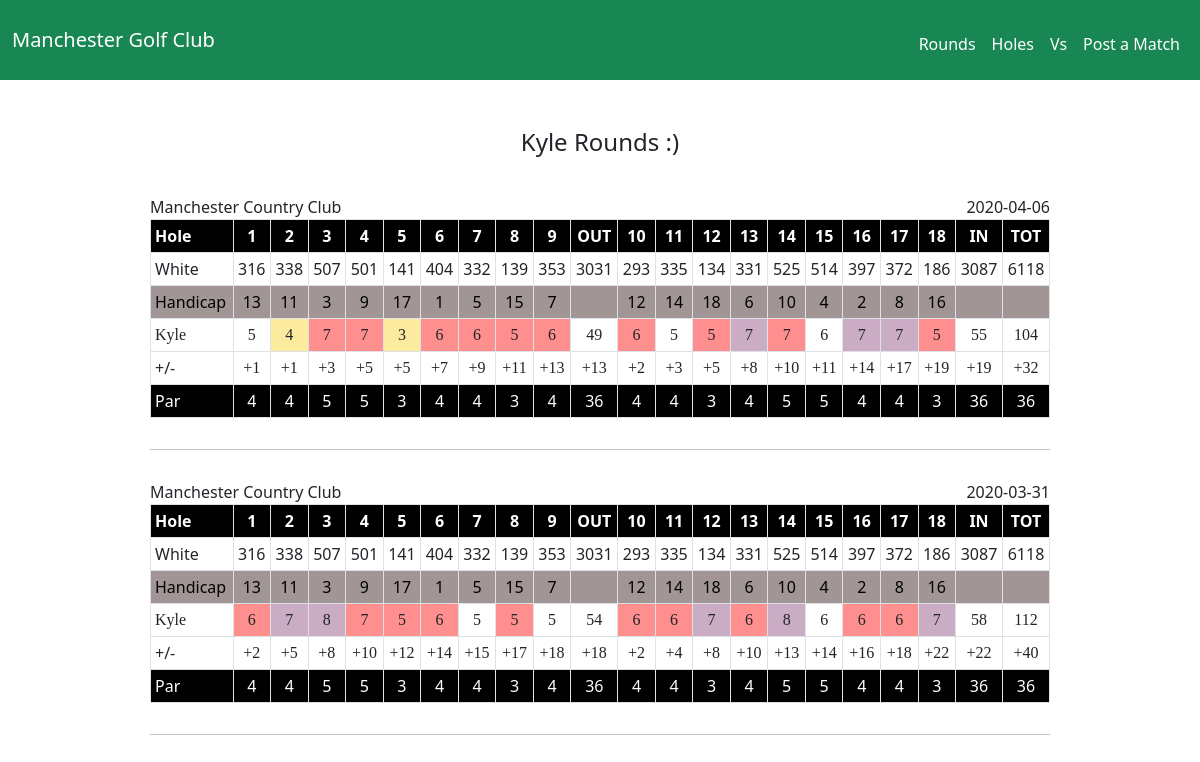
Page /rounds/Kyle on the committed database.
### tables this page shows
CREATE TABLE golfers (id INTEGER PRIMARY KEY AUTOINCREMENT NOT NULL, name TEXT NOT NULL);

CREATE TABLE courses (id INTEGER PRIMARY KEY AUTOINCREMENT NOT NULL, name TEXT NOT NULL, par INTEGER, rating REAL, slope REAL, yards REAL, city TEXT NOT NULL, state TEXT NOT NULL, front INTEGER, back INTEGER, total INTEGER, par_front INTEGER, par_back INTEGER, par_total INTEGER, tees TEXT NOT NULL DEFAULT "White");

CREATE TABLE "rounds" (id INTEGER PRIMARY KEY AUTOINCREMENT NOT NULL, golfer_id INTEGER, course_id INTEGER, date TEXT, "one" INTEGER, two INTEGER, three INTEGER, four INTEGER, five INTEGER, six INTEGER, seven INTEGER, eight INTEGER, nine INTEGER, ten INTEGER, eleven INTEGER, twelve INTEGER, thirteen INTEGER, fourteen INTEGER, fifteen INTEGER, sixteen INTEGER, seventeen INTEGER, eighteen INTEGER, match_id INTEGER, FOREIGN KEY (golfer_id) REFERENCES golfers(id), FOREIGN KEY (course_id) REFERENCES courses(id));

CREATE TABLE "holes" (id INTEGER PRIMARY KEY AUTOINCREMENT NOT NULL, course_id INTEGER, hole_number INTEGER, par INTEGER, yardage INTEGER, handicap INTEGER, FOREIGN KEY(course_id) REFERENCES courses (id));

### app.py (the view)
@app.route("/rounds", methods=["GET", "POST"])
@app.route("/rounds/<golfer_name>", methods=["GET", "POST"]) # Offer alternative rounds link (to click through via homepage)
def rounds(golfer_name="lampsha"):
    if request.method == "POST":
        golfer_name = request.form.get("golfer_name")
        if golfer_name == None:
            return render_template("apology.html", message="Please select a golfer") # Ensure a golfer was selected
        golfers_rounds = get_rounds(golfer_name)
        scorecards = get_scorecards(golfers_rounds, golfer_name)
        return render_template("rounds.html", scorecards=scorecards, golfer_name=golfer_name)
    else:
        golfers = get_golfers()
        for golfer in golfers:
            if golfer['golfer_name'] == golfer_name: # Check if user accessed the page via a legit golfer
                golfers_rounds = get_rounds(golfer_name)
                scorecards = get_scorecards(golfers_rounds, golfer_name)
                return render_template("rounds.html", scorecards=scorecards, golfer_name=golfer_name)
        else:
            return render_template("round_request.html", golfers=golfers) # Offer a list of golfers to select from

### golf.py (called while the page is built)
def par_shift(score:int) -> str:
    if score == 0:
        return ("E")
    elif score > 0:
        score = round(score)
        return ("+{}".format(score))
    else:
        return str(score)

def get_golfers() -> list:
    golfers = []
    golfer_query = cur.execute("SELECT name FROM golfers ORDER BY name")
    golfer_query = golfer_query.fetchall()
    for golfer in golfer_query:
        golfers.append({"golfer_name": golfer[0]})
    return golfers

def get_rounds(golfer:str) -> list:
    rounds = []
    statement = "SELECT id FROM golfers WHERE name = (?)"
    params = [golfer]
    id_query = cur.execute(statement, params)
    id_query = id_query.fetchone()[0]
    statement = "SELECT * FROM rounds WHERE golfer_id = (?) ORDER BY date DESC"
    params = [id_query]
    round_query = cur.execute(statement, params)
    rounds = round_query.fetchall()
    return rounds

def get_holes(course:tuple) -> list:
    hole_query = cur.execute("SELECT * FROM holes WHERE course_id = (?) ORDER BY hole_number", (course[2],))
    holes = hole_query.fetchall()
    return holes

def get_course_info(course:tuple) -> list:
    course_query = cur.execute("SELECT * FROM courses WHERE id = (?)", (course[2],))
    course_info = course_query.fetchall()
    return course_info

def get_yardages(course_info:list, holes:list) -> list:
    yardages = []
    for i in range(len(holes)):
        yardages.append(holes[i][4])
    yardages.append(sum(yardages))
    yardages.insert(9, sum(yardages[:9]))
    yardages.insert(19, sum(yardages[10:19]))
    yardages.insert(0, course_info[0][14])
    return yardages

def get_handicaps(course:list) -> list:
    handicaps = []
    for i in range(len(course)):
        handicaps.append(course[i][5])
    return handicaps

def get_strokes(match:tuple, golfer:str) -> list:
    strokes = []
    for i in range(18):
        strokes.append(match[i + 4])
    strokes.append(round(sum(strokes), 1))
    strokes.insert(9, round(sum(strokes[:9]), 1))
    strokes.insert(19, round(sum(strokes[10:19]), 1))
    strokes.insert(0, golfer)
    return strokes

def get_pars(holes:list) -> list:
    pars = []
    for i in range(18):
        pars.append(holes[i][3])
    pars.insert(9, sum(pars[:9]))
    pars.append(sum(pars[10:19]))
    pars.append(pars[9])
    return pars

### templates/rounds.html (shortened to what this page needs)
{% extends "layout.html" %}
{% block main %}
<h4>{{ golfer_name }} Rounds :)</h4>
<div id="content" class="container-sm">
    {% for scorecard in scorecards %}
    <div id="scorecard" class="scorecard">
        <p class="scorecard-course-name">{{ scorecard.course_name }}</p>
        <p class="scorecard-course-date">{{ scorecard.round_date }}</p>
        <table class="table table-sm table-bordered">
            <tr class="holes-row">
                <th class="scorecard-header">Hole</th>
                {% for i in range(9) %}
                    <th>{{ i + 1 }}</th>
                {% endfor %}
                    <th>OUT</th>
                {% for i in range(9) %}
                    <th>{{ i + 10 }}</th>
                {% endfor %}
                    <th>IN</th>
                    <th>TOT</th>
            </tr>
            <tr>
                <td class="scorecard-header">{{ scorecard.yardages[0] }}</td>
                {% for yard in scorecard.yardages[1:] %}
                    <td>{{ yard }}</td>
                {% endfor %}
            </tr>
            <tr class="handicap-row">
                <td class="scorecard-header">Handicap</td>
                {% for handicap in scorecard.handicaps[:9] %}
                    <td>{{ handicap }}</td>
                {% endfor %}
                    <td></td>
                {% for handicap in scorecard.handicaps[9:] %}
                    <td>{{ handicap }}</td>
                {% endfor %}
                {% for i in range(2) %}
                    <td></td>
                {% endfor %}
            </tr>
            <tr class="handwritten-score">
                <td class="scorecard-header">{{ scorecard.strokes[0] }}</td>
                {% for stroke in scorecard.strokes[1:10] %}
                    {% if stroke - scorecard.pars[loop.index - 1] >= 3 %}
                        <td class="triple-bogey-or-worse">{{ stroke }}</td>
                    {% elif stroke - scorecard.pars[loop.index - 1] == 2 %}
                        <td class="double-bogey">{{ stroke }}</td>
                    {% elif stroke - scorecard.pars[loop.index - 1] == 0 %}
                        <td class="par">{{ stroke }}</td>
                    {% elif stroke - scorecard.pars[loop.index - 1] <= 0 %}
                        <td class="birdie-or-better">{{ stroke }}</td>
                    {% else %}
                        <td>{{ stroke }}</td>
                    {% endif %}
                {% endfor %}
                <td>{{ scorecard.strokes[10] }}</td>
                {% for stroke in scorecard.strokes[11:20] %}
                    {% if stroke - scorecard.pars[loop.index + 9] >= 3 %}
                        <td class="triple-bogey-or-worse">{{ stroke }}</td>
                    {% elif stroke - scorecard.pars[loop.index + 9] == 2 %}
                        <td class="double-bogey">{{ stroke }}</td>
                    {% elif stroke - scorecard.pars[loop.index + 9] == 0 %}
                        <td class="par">{{ stroke }}</td>
                    {% elif stroke - scorecard.pars[loop.index + 9] <= 0 %}
                        <td class="birdie-or-better">{{ stroke }}</td>
                    {% else %}
                        <td>{{ stroke }}</td>
                    {% endif %}
                {% endfor %}
                <td>{{ scorecard.strokes[20] }}</td>
                <td>{{ scorecard.strokes[21] }}</td>
            </tr>
            <tr>
                <td class="scorecard-header">+/-</td>
                {% for par in scorecard.to_pars %}
                    <td class="handwritten-score">{{ par }}</td>
                {% endfor %}
            </tr>
            <tr class="holes-row">
                <td class="scorecard-header">Par</td>
                {% for par in scorecard.pars %}
                    <td>{{ par }}</td>
                {% endfor %}
            </tr>
        </table>
    </div>
    {% endfor %}
</div>
{% endblock %}

### static/styles.css (style rules this page uses)
body { background-color: white; }
.scorecard { margin: 0 auto; width: 900px; font-size: medium; text-align: center; padding-top: 30px; padding-bottom: 15px; border-bottom: #cac2c2 1px solid; }
.holes-row { background-color: black; text-align: center; color:white; }
td.triple-bogey-or-worse { background-color: #caadc5; }
td.par { background-color: #fceb9e; }
td.double-bogey { background-color: #ff8f8f; }
.scorecard-header { text-align: left; }
.handicap-row { text-align: center; background-color: rgb(161, 149, 149); color: black; }
.scorecard-course-name { margin: 0px; float: left; }
.scorecard-course-date { margin: 0px; float: right; }
.handwritten-score { font-family: ink free; font-weight: semibold; }

### rows in the picture
golfers: name "Kyle", course_name "Manchester Country Club", round_date "2020-04-06", i "1" "2" "3" "4" "5" "6" "7" "8" "9" "1" "2" "3" "4" "5" "6" "7" "8" "9", i "10" "11" "12" "13" "14" "15" "16" "17" "18" "10" "11" "12" "13" "14" "15" "16" "17" "18", tees "White", yard "141" "139" "3031" "134" "186" "3087" "6118" "141" "139" "3031" "134" "186" "3087" "6118", 9 "13" "11" "3" "9" "17" "1" "5" "15" "7" "13" "11" "3" "9" "17" "1" "5" "15" "7", handicap "12" "14" "18" "6" "10" "4" "2" "8" "16" "12" "14" "18" "6" "10" "4" "2" "8" "16", 10 "5" "5" "5", 10 "4" "3", 10 "7" "7" "6" "6" "5" "6" "6" "7" "5" "6" "5", strokes "49", 20 "6" "5" "7" "5" "6" "6" "6" "6" "6", 20 "5" "6" "6", 20 "7" "7" "7" "7" "8" "7", strokes "55", strokes "104", to_pars "+1" "+1" "+3" "+5" "+5" "+7" "+9" "+11" "+13" "+13" "+2" "+3" "+5" "+8" "+10" "+11" "+14" "+17" "+19" "+19" "+32" "+2" "+5" "+8" "+10" "+12" "+14" "+15" "+17" "+18" "+18" "+2" "+4" "+8" "+10" "+13" "+14" "+16" "+18" "+22" "+22" "+40", pars "4" "4" "5" "5" "3" "4" "4" "3" "4" "36" "4" "4" "3" "4" "5" "5" "4" "4" "3" "36" "36" "4" "4" "5" "5" "3" "4" "4" "3" "4" "36" "4" "4" "3" "4" "5" "5" "4" "4" "3" "36" "36", round_date "2020-03-31", 10 "7" "8", strokes "54", strokes "58", strokes "112"
holes: yardage "316"
holes: yardage "338"
holes: yardage "507"
holes: yardage "501"
holes: yardage "404"
holes: yardage "332"
holes: yardage "353"
holes: yardage "293"
holes: yardage "335"
holes: yardage "331"
holes: yardage "525"
holes: yardage "514"
holes: yardage "397"
holes: yardage "372"
